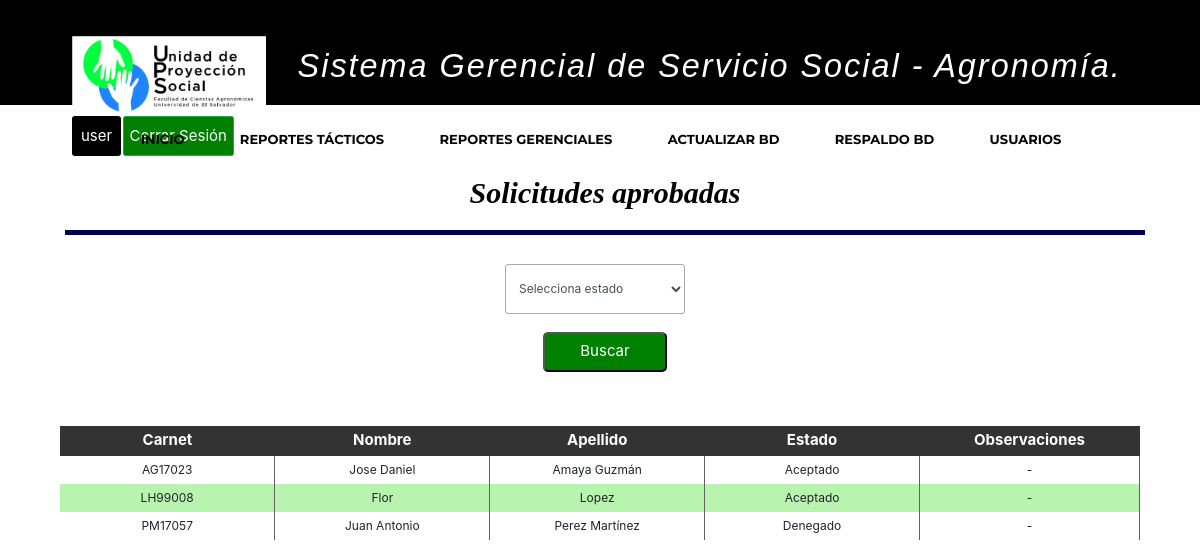
Screenshot of /sistemaGerencialAgro/consultaSolicitudAprobada/ (signed in) with the database file from the repository.
### apps/usuario/models.py (models this page shows, shortened)
class Usuario(AbstractBaseUser):
    username = models.CharField('Nombre de usuario',unique = True, max_length=15, blank=False)
    email = models.EmailField('Correo Electrónico', max_length=254,unique = True, blank=False)
    nombres = models.CharField('Nombres', max_length=200, null = False, blank=False)
    apellidos = models.CharField('Apellidos', max_length=200, null = False, blank=False)
    imagen = models.ImageField('Imagen de Perfil', upload_to='perfil/', max_length=200,blank = True,null = True)
    is_active = models.BooleanField(default = True)
    usuario_administrador = models.BooleanField(default = False)
    rol=models.CharField(max_length=3,null=False, blank=False,choices=roles,default='EST')
    objects = UsuarioManager()
    USERNAME_FIELD = 'username'
    REQUIRED_FIELDS = ['email','nombres', 'apellidos']

### apps/proyecto/models.py (models this page shows, shortened)
class EstadoSolicitud(models.Model):
    carnet_estudiante = models.OneToOneField(Solicitud, unique=True, primary_key=True, on_delete = models.CASCADE)
    aceptado = models.CharField(max_length=30, null=False)
    motivo = models.CharField(max_length=200, null=True, blank=True)
    observaciones = models.CharField(max_length=200, null=True, blank=True)

class Solicitud(models.Model):
    carnet_estudiante = models.OneToOneField(EstudioUniversitario, unique=True, primary_key=True, on_delete = models.CASCADE)
    codigo_entidad = models.CharField(max_length=10, null=False)
    horas_semana = models.IntegerField(null=False)
    dias_semana = models.IntegerField(null=False)
    modalidad = models.CharField(max_length=30, null=False)
    fecha_inicio = models.DateField(null=False)
    fecha_fin = models.DateField(null=True)
    def __str__(self):
        return self.carnet_estudiante.__str__()

class EstudioUniversitario(models.Model):
    carnet_estudiante = models.OneToOneField(Estudiante, primary_key=True, unique=True, on_delete = models.CASCADE)
    codigo_carrera = models.ForeignKey(Carrera, on_delete = models.CASCADE)
    codigo_ciclo = models.IntegerField(null=False)
    porc_carrerar_aprob = models.IntegerField(null=False)
    unidades_valorativas = models.IntegerField(null=False)
    experiencia_areas_conoc = models.CharField(max_length=200, null=False)
    def __str__(self):
        return self.carnet_estudiante.__str__()

class Estudiante(models.Model):
    carnet_estudiante = models.CharField(primary_key=True, max_length=7, null=False)
    nombre_estudiante = models.CharField(max_length=50, null=False)
    apellido_estudiante = models.CharField(max_length=50, null=False)
    sexo_estudiante = models.CharField(max_length=1, null=False)
    telefono_estudiante = models.IntegerField(null=False)
    correo_estudiante = models.CharField(max_length=100, null=False)
    direccion_estudiante = models.CharField(max_length=250, null=False)
    def __str__(self):
        return self.carnet_estudiante

### apps/proyecto/views.py (the view)
# urls.py: path('sistemaGerencialAgro/consultaSolicitudAprobada/', login_required(consultaSolicitud), name="consulta_solicitud"),
def consultaSolicitud(request):
    estado_solicitud=EstadoSolicitud.objects.order_by('carnet_estudiante')
    context = {
        'estado_solicitud':estado_solicitud,
    }
    return render(
        request,
        'proyecto/estudiantesSolicitudesAprobadas.html', context
    )

### templates/proyecto/estudiantesSolicitudesAprobadas.html (shortened to what this page needs)
{% extends 'base/base.html' %}
{% block content %}
  <header>
    <div class="container">
        <h2 align="center" class="form-titulo" style ="margin-left: 5px;">Solicitudes aprobadas</h2>
    </div>
  </header>
<div class="container">
    <div align="center" class="busqueda">
        <form method="POST" action="{% url 'sistemaGerencialAgro:filtrar_estado_solicitud' %}">
            <select name="estado" class="form-control col-4 col-sm-2 input-style" title="Selecciona el estardo por favor" required>
                <option selected value=""> Selecciona estado </option>
            </select>
        <input class="btn-buscar btn-busqueda" type = "submit" value = "Buscar"></br></br>
    </form>
</div>
    <div>
        <table>
            <thead>
        	   <tr>
                    <th>Carnet</th>
            		<th>Nombre</th>
                    <th>Apellido</th>
            	    <th>Estado</th>
            	    <th>Observaciones</th>
        		</tr>
            </thead>
    {% if estado_solicitud_filtro %}
        {% for est in estado_solicitud_filtro %}
        		<tr class="etiqueta-tr">
                    <td class="th-borde width-th-xx" style = "text-align:center;">{{ est.carnet_estudiante}}</td>
            		<td class="th-borde width-th-xx" style = "text-align:center;">{{ est.carnet_estudiante.carnet_estudiante.carnet_estudiante.nombre_estudiante}}</td>
                    <td class="th-borde width-th-xx" style = "text-align:center;">{{ est.carnet_estudiante.carnet_estudiante.carnet_estudiante.apellido_estudiante }}</td>
            		<td class="th-borde width-th-xx" style = "text-align:center;">{{ est.aceptado }}</td>
                    {% if not est.observaciones %}
                        <td class="th-borde width-th-xx" style = "text-align:center;">-</td>
                    {% else %}
                        <td class="th-borde width-th-xx" style = "text-align:center;">{{ est.observaciones }}</td>
                    {% endif %}
        		</tr>
        {% endfor %}
    {% elif estado_solicitud%}
        {% for est in estado_solicitud %}
        		<tr class="etiqueta-tr">
                    <td class="th-borde width-th-xx" style = "text-align:center;">{{ est.carnet_estudiante}}</td>
            		<td class="th-borde width-th-xx" style = "text-align:center;">{{ est.carnet_estudiante.carnet_estudiante.carnet_estudiante.nombre_estudiante}}</td>
                    <td class="th-borde width-th-xx" style = "text-align:center;">{{ est.carnet_estudiante.carnet_estudiante.carnet_estudiante.apellido_estudiante }}</td>
            		<td class="th-borde width-th-xx" style = "text-align:center;">{{ est.aceptado }}</td>
                    {% if not est.observaciones %}
                        <td class="th-borde width-th-xx" style = "text-align:center;">-</td>
                    {% else %}
                        <td class="th-borde width-th-xx" style = "text-align:center;">{{ est.observaciones }}</td>
                    {% endif %}
        		</tr>
        {% endfor %}
    {% endif %}
    	</table>
    </div>
</div>
{% endblock %}

### templates/base/base.html (shortened to what this page needs)
{% load static %}
<!DOCTYPE html>
<html>
<head>
 {% block head %}
	{% block static %}
	<link rel = "stylesheet" href = "{% static 'lib/bootstrap/css/bootstrap.min.css' %}">
	<link rel = "stylesheet" href = "{% static 'lib/animate/animate.min.css' %}">
	<link rel = "stylesheet" href = "{% static 'lib/ionicons/css/ionicons.min.css' %}">
	<link rel = "stylesheet" href = "{% static 'css/style.css' %}">
	<link rel = "stylesheet" href = "{% static 'css/bootstrap.min.css' %}">
	<link rel = "stylesheet" href = "{% static 'css/archivo.css' %}">
	<link rel = "stylesheet" href = "{% static 'css/estilos_sec_not.css' %}">
	<link rel = "stylesheet" type = "text/css" href = "{% static 'css/jquery-ui.css' %}"/>
	<link rel = "stylesheet" type = "text/css" href = "{% static 'css/jquery.dataTables.min.css' %}"/>
	{% endblock %}
{% endblock %}
</head>
{% if user.is_authenticated %}
<body>
  <header id="header">
    <div class="container-fluid navbar navbar-light" style="height:90px;">
      <div id="logo" class="pull-left">
        <a  href=" {% url 'sistemaGerencialAgro:index' %}"><img src="{% static 'img/logoUPSAgro.png' %} " class ="imglogo"></a>
        <h1>Sistema Gerencial de Servicio Social - Agronom&iacute;a.</h1>
      </div>
      <div id="logo" class="pull-rigth">
				<a href="{% url 'password_change' %}" style="text-decoration:none"><input type="button" href="{% url 'password_change' %}" class="btn-success btn" name="submit" value="{{ user.username }}" style="background:black; border:none"></a>
        <a href="{% url 'usuario:logout' %}" style="text-decoration:none"><input type="button" class="btn btn-success btn-sm" name="submit" value="Cerrar Sesi&oacute;n" style="background:green;"></a>
			</div>
    </div>
    <div class="bot">
      <ul class="nav-menu">
        <li class="list-group-item" onclick="window.location.href='{% url 'sistemaGerencialAgro:index' %}'"><a style="text-decoration:none" href="{% url 'sistemaGerencialAgro:index' %}">Inicio</a></li>
        <li class="list-group-item menu-has-children"><a style="text-decoration:none" href="#intro">Reportes T&aacute;cticos</a>
        </li>
        {% if request.user.rol == 'ADM' or request.user.rol == 'GER' %}
        <li class="list-group-item menu-has-children"><a style="text-decoration:none" href="#intro">Reportes Gerenciales</a>
        </li>
        {% endif %}
        {% if request.user.rol == 'ADM'%}
        <li class="list-group-item" onclick="window.location.href='{% url 'sistemaGerencialAgro:procedimientoETL' %}'"><a style="text-decoration:none" href="{% url 'sistemaGerencialAgro:procedimientoETL' %}">Actualizar BD</a></li>
        <li class="list-group-item" onclick="window.location.href='{% url 'sistemaGerencialAgro:actualizarBD' %}'"><a style="text-decoration:none" href="{% url 'sistemaGerencialAgro:actualizarBD' %}">Respaldo BD</a></li>
        <li class="list-group-item" onclick="window.location.href='{% url 'usuario:inicio_usuarios' %}'"><a style="text-decoration:none" href="{% url 'usuario:inicio_usuarios' %}">Usuarios</a></li>
        {% endif %}
      </ul>
    </div>
  </header>
  <section>
    <div class="container">
  		{% block content %}{%endblock%}
    </div>
  </section>
</body>
{% endif %}
</html>

### static/css/style.css (style rules this page uses)
body { background: #fff; color: #666666; font-family: "Open Sans", sans-serif; }
a { color: #18d26e; transition: 0.5s; }
h1, h2, h3, h4, h5, h6 { font-family: "Montserrat", sans-serif; font-weight: 400; margin: 0 0 20px 0; padding: 0; }
#header { padding: 30px 0; height: 105px; position: fixed; left: 0; top: 0; right: 0; transition: all 0.5s; z-index: 57; background-color: black; display: block; }
#header #logo { float: left; }
#header #logo h1 { font-size: 2.7vw; margin: 30px; padding: 0; line-height: 1; font-family: "Perpetua", Helvetica, Arial; font-style: italic; font-weight: 50; letter-spacing: 2px; }
#header #logo img { padding: 0; margin: 0; }
.nav-menu, .nav-menu * { margin: 0; padding: 0; list-style: none; text-align: center; display: block; }
.nav-menu li { position: relative; white-space: nowrap; }
.nav-menu > li { float: center; }
.nav-menu a { padding: 0 8px 10px 8px; text-decoration: none; display: inline-block; color: black; font-family: "Montserrat", sans-serif; font-weight: 700; font-size: 13px; text-transform: uppercase; outline: none; }
.nav-menu > li { margin-left: 10px; }
@media (min-width: 1024px) { #header #logo { padding-left: 60px; } }

### static/css/archivo.css (style rules this page uses)
html { font-size: 12px; }
h1 { text-align: center; font: oblique bold 100% cursive; font-weight: bold; font-size: 30px; color: white; margin-left: 10px; }
section, .container { display: block; width: 100%; margin-left: auto; margin-right: auto; }
section { font-size: inherit; }
.bot { background-color: white; text-align: center; }
.btn { display: inline; background-color: green; color: white; horiz-align: right; font-size: 13px; text-align: center; white-space: nowrap; }
.list-group-item { display: inline-block; margin-left: 8px; margin-right: 8px; padding: 10px; background-color: transparent; border: none; font-size: 12px; color: black; }
h2 { text-align: center; font: oblique bold 100% cursive; color: black; padding-right: 150px; }
.imglogo { display: inline-block; width: auto; height: 80px; background-repeat: no-repeat; background-size: contain; }
header { display: block; width: 100%; font-size: 5px; }
header h1 { display: inline; }
table { width: 100%; }
table tbody td { text-align: center; }
thead { background-color: #333333; }
input { width: 180px; height: 20px; }
input[type="button"], input[type="submit"] { font-size: 15px; width: auto; height: 40px; white-space: nowrap; }
select, option { width: 150px; font-size: 12px; }
th, tr th { color: white; text-align: center; font-size: 15px; height: 30px; }

### static/css/estilos_sec_not.css (style rules this page uses)
.container { display: block; text-align: center; margin-left: auto; margin-right: auto; }
.form-titulo { background: white; color: black; padding: 20px; text-align: center; font-weight: 100px; font-size: 30px; border-bottom: 5px solid #000050; margin-top: 30px; width: 100%; }
.input-style { margin-right:10px; height: 50px; border-radius: 3px; border: 1px solid darkgray; }
.btn-buscar { text-align: center; background: green; color: white; margin: auto; padding: 0px 35px; border-radius: 5px ; }
.btn-busqueda { margin-left: 10px; }
.width-th-xx { width: 10%; padding: 5px; }
.th-borde { border-right:0.5px solid #646060; }
tr:nth-child(even) { background-color: #b8f3af; }

### rows the page displays
Usuario: submit "user"
EstadoSolicitud: carnet_estudiante "AG17023", carnet_estudiante.carnet_estudiante.carnet_estudiante.nombre_estudiante "Jose Daniel", carnet_estudiante.carnet_estudiante.carnet_estudiante.apellido_estudiante "Amaya Guzmán", aceptado "Aceptado"
EstadoSolicitud: carnet_estudiante "LH99008", carnet_estudiante.carnet_estudiante.carnet_estudiante.nombre_estudiante "Flor", carnet_estudiante.carnet_estudiante.carnet_estudiante.apellido_estudiante "Lopez", aceptado "Aceptado"
EstadoSolicitud: carnet_estudiante "PM17057", carnet_estudiante.carnet_estudiante.carnet_estudiante.nombre_estudiante "Juan Antonio", carnet_estudiante.carnet_estudiante.carnet_estudiante.apellido_estudiante "Perez Martínez", aceptado "Denegado"
